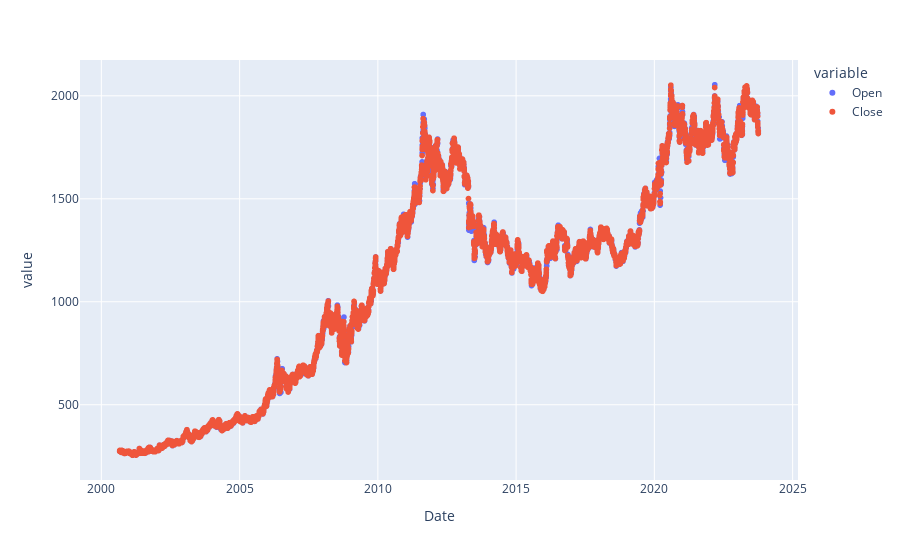

Notebook source saved alongside this figure:
### Code cell
fig = px.scatter(df, x=df.index, y=['Open','Close'])
fig.show()

### Figure 1 — Plotly figure (JSON) as saved in the notebook; plotly's stock layout.template omitted (floating-point values rounded to 4 significant figures; data arrays with more than 128 entries replaced by an {"elided": "..."} marker saying what was removed)
{"data": [{"hovertemplate": "variable=Open<br>Date=%{x}<br>value=%{y}<extra></extra>", "legendgroup": "Open", "marker": {"color": "#636efa", "symbol": "circle"}, "mode": "markers", "name": "Open", "showlegend": true, "type": "scattergl", "x": {"elided": "5796 str values"}, "xaxis": "x", "y": {"elided": "5796 float values"}, "yaxis": "y"}, {"hovertemplate": "variable=Close<br>Date=%{x}<br>value=%{y}<extra></extra>", "legendgroup": "Close", "marker": {"color": "#EF553B", "symbol": "circle"}, "mode": "markers", "name": "Close", "showlegend": true, "type": "scattergl", "x": {"elided": "5796 str values"}, "xaxis": "x", "y": {"elided": "5796 float values"}, "yaxis": "y"}], "layout": {"legend": {"title": {"text": "variable"}, "tracegroupgap": 0}, "margin": {"t": 60}, "xaxis": {"anchor": "y", "domain": [0, 1], "title": {"text": "Date"}}, "yaxis": {"anchor": "x", "domain": [0, 1], "title": {"text": "value"}}}}
